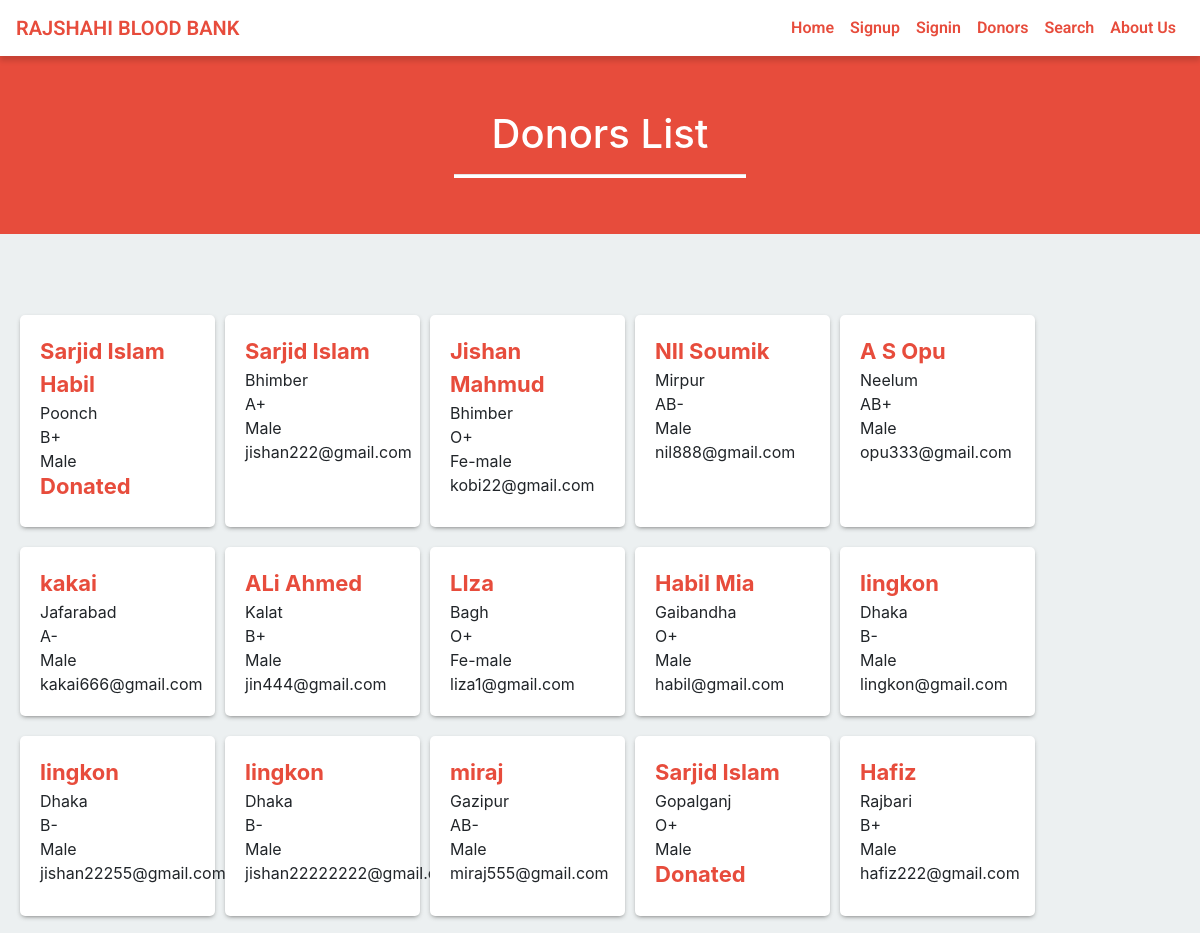
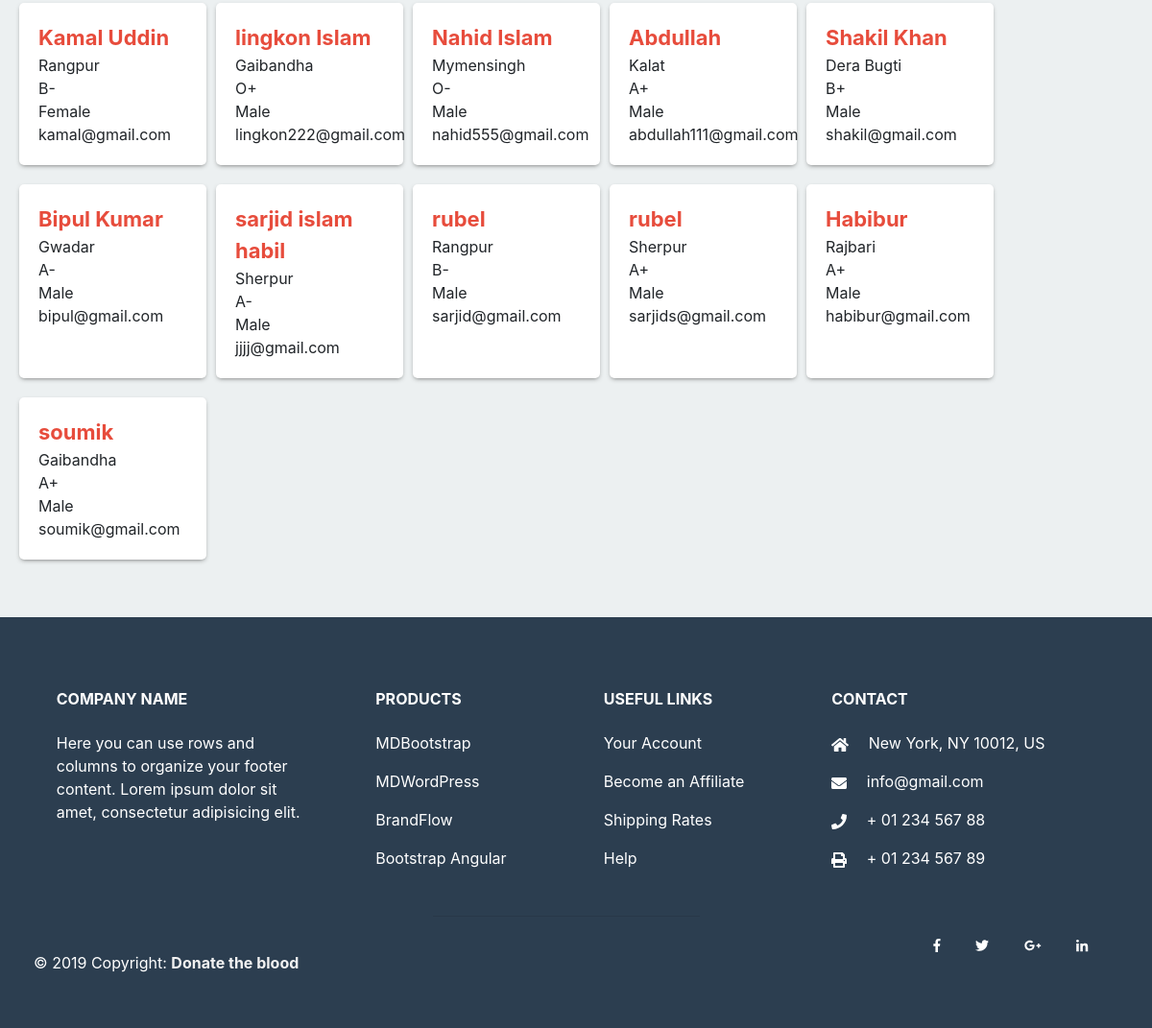
The page /donor.php on the database its author committed (2 pictures, top to bottom).
### tables this page shows
CREATE TABLE IF NOT EXISTS `donor` (
  `id` int(11) NOT NULL AUTO_INCREMENT,
  `name` varchar(50) NOT NULL,
  `blood_group` varchar(11) NOT NULL,
  `gender` varchar(11) NOT NULL,
  `email` varchar(50) NOT NULL,
  `city` varchar(50) NOT NULL,
  `dob` varchar(20) NOT NULL,
  `contact_no` varchar(16) NOT NULL,
  `save_life_date` varchar(20) NOT NULL,
  `password` varchar(50) NOT NULL,
  PRIMARY KEY (`id`)
);

### donor.php (the view, shortened to what this page needs)
<?php
	include ('include/header.php');
?>
<div class="container-fluid red-background size">
	<div class="row">
		<div class="col-md-6 offset-md-3">
			<h1 class="text-center">Donors List</h1>
			<hr class="white-bar">
		</div>
	</div>
</div>
<div class="cal-md-3 col-sm-12"></div>
<div class="container" style="padding: 60px 0;">
	<div class="row data">
		<?php
			$sql ="SELECT *FROM donor";
			$result = mysqli_query($connection, $sql);
			if (mysqli_num_rows($result) > 0) {
				while ($row = mysqli_fetch_assoc($result)) {
					if ($row['save_life_date'] == '0') {
						echo '<div class="col-md-3 col-sm-12 col-lg-2 donors_data">
						<span class="name">'.$row['name'].'</span>
						<span>'.$row['city'].'</span>
						<span>'.$row['blood_group'].'</span>
						<span>'.$row['gender'].'</span>
						<span>'.$row['email'].'</span>
						</div>';
					} else {
						echo '<div class="col-md-3 col-sm-12 col-lg-2 donors_data">
						<span class="name">'.$row['name'].'</span>
						<span>'.$row['city'].'</span>
						<span>'.$row['blood_group'].'</span>
						<span>'.$row['gender'].'</span>
						<h4 class="name test-center">Donated</h4>
						</div>';
					}
				}
			}
		?>
	</div>
</div>
<?php
	include ('include/footer.php');
?>

### include/header.php (shortened to what this page needs)
<!DOCTYPE html>
	<head>
        <link rel="stylesheet" href="css/styles.css">
        <link rel="stylesheet" type="text/css" href="bootstrap/css/bootstrap.min.css">
		<link rel="stylesheet" href="css/custom.css">
	</head>
<?php
            if (isset($_SESSION['user_id']) && !empty($_SESSION['user_id'])) {
                include 'usernav.php';
            }else {
                include 'navigation.php';
            }
?>

### include/navigation.php (shortened to what this page needs)
<body>
<nav id="mainNav" class="navbar fixed-top navbar-default navbar-expand-lg navbar-light bg-light">
  <a class="navbar-brand" href="./index.php">RAJSHAHI BLOOD BANK</a>
  <div class="collapse navbar-collapse" id="navbarTogglerDemo02">
    <ul class="navbar-nav form-inline my-2 my-lg-0">
      <li class="nav-item">
        <a class="nav-link" href="index.php">Home</a>
      </li>
      <li class="nav-item">
        <a class="nav-link" href="donate.php">Signup</a>
      </li>
      <li class="nav-item">
        <a class="nav-link" href="signin.php">Signin</a>
      </li>
      <li class="nav-item">
        <a class="nav-link" href="donor.php">Donors</a>
      </li>
      <li class="nav-item">
        <a class="nav-link" href="search.php">Search</a>
      </li>
      <li class="nav-item">
        <a class="nav-link" href="about.php">About Us</a>
      </li>
    </ul>
  </div>
</nav>

### include/footer.php (shortened to what this page needs)
			<div class="container-fluid bg-dark text-white">
				<div class="row contactus">
<footer class="page-footer font-small mdb-color pt-4">
<div class="container text-center text-md-left">
  <div class="row text-center text-md-left mt-3 pb-3">
	<div class="col-md-3 col-lg-3 col-xl-3 mx-auto mt-3">
	  <h6 class="text-uppercase mb-4 font-weight-bold">Company name</h6>
	  <p>Here you can use rows and columns to organize your footer content. Lorem ipsum dolor sit amet,
		consectetur
		adipisicing elit.</p>
	</div>
	<div class="col-md-2 col-lg-2 col-xl-2 mx-auto mt-3 ">
	  <h6 class="text-uppercase mb-4 font-weight-bold">Products</h6>
	  <p>
		<a style="color:#fff;" target="__blank"  href="#!">MDBootstrap</a>
	  </p>
	  <p>
		<a style="color:#fff;" target="__blank"  href="#!">MDWordPress</a>
	  </p>
	  <p>
		<a style="color:#fff;" target="__blank"  href="#!">BrandFlow</a>
	  </p>
	  <p>
		<a style="color:#fff;" target="__blank"  href="#!">Bootstrap Angular</a>
	  </p>
	</div>
	<div class="col-md-3 col-lg-2 col-xl-2 mx-auto mt-3">
	  <h6 class="text-uppercase mb-4 font-weight-bold">Useful links</h6>
	  <p>
		<a style="color:#fff;" target="__blank" href="#!">Your Account</a>
	  </p>
	  <p>
		<a style="color:#fff;" target="__blank"  href="#!">Become an Affiliate</a>
	  </p>
	  <p>
		<a style="color:#fff;" target="__blank"  href="#!">Shipping Rates</a>
	  </p>
	  <p>
		<a style="color:#fff;" target="__blank"  href="#!">Help</a>
	  </p>
	</div>
	<div class="col-md-4 col-lg-3 col-xl-3 mx-auto mt-3">
	  <h6 class="text-uppercase mb-4 font-weight-bold">Contact</h6>
	  <p>
		<i class="fas fa-home mr-3"></i> New York, NY 10012, US</p>
	  <p>
		<i class="fas fa-envelope mr-3"></i> info@gmail.com</p>
	  <p>
		<i class="fas fa-phone mr-3"></i> + 01 234 567 88</p>
	  <p>
		<i class="fas fa-print mr-3"></i> + 01 234 567 89</p>
	</div>
  </div>
  <hr>
  <div class="row d-flex align-items-center">
	<div class="col-md-7 col-lg-8">
	  <p class="text-center text-md-left">© 2019 Copyright:
		<a targt="_blank" href="https://mdbootstrap.com/education/bootstrap/">
		  <strong style="color: #f2f2f2;">Donate the blood</strong>
		</a>
	</p>
	</div>
	<div class="col-md-5 col-lg-4 ml-lg-0">
	  <div class="text-center text-md-right" style="padding-bottom: 40px;">
		<ul class="list-unstyled list-inline">
		  <li class="list-inline-item">
			<a target="_blank" href="www.facebook.com" class="btn-floating btn-sm rgba-white-slight mx-1">
			  <i class="fab fa-facebook-f" style="color:#fff;"></i>
			</a>
		  </li>
		  <li class="list-inline-item">
			<a target="_blank" href="www.twitter.com" class="btn-floating btn-sm rgba-white-slight mx-1">
			  <i class="fab fa-twitter" style="color: #fff;"></i>
			</a>
		  </li>
		  <li class="list-inline-item">
			<a target="_blank" href="www.googleplus.com" class="btn-floating btn-sm rgba-white-slight mx-1">
			  <i style="color: #fff;" class="fab fa-google-plus-g" ></i>
			</a>
		  </li>
		  <li class="list-inline-item">
			<a target="_blank" href="www.linkedin.com" class="btn-floating btn-sm rgba-white-slight mx-1">
			  <i style="color: #fff;" class="fab fa-linkedin-in"></i>
			</a>
		  </li>
		</ul>
	  </div>
	</div>
  </div>
</div>
</footer>
				</div>
			</div>
	</body>
</html>

### css/styles.css (style rules this page uses)
body { background: #f1f4f7; padding-top: 50px; color: #5f6468; font-family: "Roboto", sans-serif; }
p { color: #777; }
a, a:hover, a:focus { color: #e74c3c; }
h1, h2, h3, h4, h5, h6 { color: #5f6468; }
h1 { font-weight: 300; font-size: 40px; }
h3, h4 { font-weight: 300; }
.navbar-nav li a { color: #e74c3c !important; }
.size { min-height: 0px; padding: 60px 0 40px 0; }
h1 { color: white; }

### css/custom.css (style rules this page uses)
.navbar-brand, .nav-link { color: #e74c3c !important; }
.navbar-default { background-color: #E8EAED !important; border-color: rgba(34, 34, 34, 0.05); font-family: 'Roboto', 'Helvetica Neue', Arial, sans-serif; -webkit-transition: all 0.35s; -moz-transition: all 0.35s; transition: all 0.35s; }
@media (min-width: 768px) { .navbar-default { background-color: white !important; border-color: rgba(255, 255, 255, 0.3); } }
nav { -webkit-box-shadow: 0px 5px 5px 0px rgba(0,0,0,0.14); -moz-box-shadow: 0px 5px 5px 0px rgba(0,0,0,0.14); box-shadow: 0px 5px 5px 0px rgba(0,0,0,0.14); font-family: 'Roboto', sans-serif; font-weight: 600; }
body { background-color: #ecf0f1; width: 100%; overflow-x: hidden; }
.white-bar { height: 3px; width: 50%; color: white; background-color: white; }
.red-background { background-color: #e74c3c; min-height: 460px; height: auto; padding: 10px }
.contactus { padding: 20px; background-color: #2c3e50; }
.contactus hr { width: 25% !important; }
.contactus p { color: white; }

### donor.php (style rules this page uses)
.size { min-height: 0px; padding: 60px 0 40px 0; }
h1 { color: white; }
span { display: block; }
.name { color: #e74c3c; font-size: 22px; font-weight: 700; }
.donors_data { background-color: white; border-radius: 5px; margin:20px 5px 0px 5px; -webkit-box-shadow: 0px 2px 5px -2px rgba(89,89,89,0.95); -moz-box-shadow: 0px 2px 5px -2px rgba(89,89,89,0.95); box-shadow: 0px 2px 5px -2px rgba(89,89,89,0.95); padding: 20px; }

### rows shown on the page
donor: name "Sarjid Islam Habil", city "Poonch", blood_group "B+", gender "Male"
donor: name "Sarjid Islam", city "Bhimber", blood_group "A+", gender "Male", email "jishan222@gmail.com"
donor: name "Jishan Mahmud", city "Bhimber", blood_group "O+", gender "Fe-male", email "kobi22@gmail.com"
donor: name "NIl Soumik", city "Mirpur", blood_group "AB-", gender "Male", email "nil888@gmail.com"
donor: name "A S Opu", city "Neelum", blood_group "AB+", gender "Male", email "opu333@gmail.com"
donor: name "kakai", city "Jafarabad", blood_group "A-", gender "Male", email "kakai666@gmail.com"
donor: name "ALi Ahmed", city "Kalat", blood_group "B+", gender "Male", email "jin444@gmail.com"
donor: name "LIza", city "Bagh", blood_group "O+", gender "Fe-male", email "liza1@gmail.com"
donor: name "Habil Mia", city "Gaibandha", blood_group "O+", gender "Male", email "habil@gmail.com"
donor: name "lingkon", city "Dhaka", blood_group "B-", gender "Male", email "lingkon@gmail.com"
donor: name "lingkon", city "Dhaka", blood_group "B-", gender "Male", email "jishan22255@gmail.com"
donor: name "lingkon", city "Dhaka", blood_group "B-", gender "Male", email "jishan22222222@gmail.com"
donor: name "miraj", city "Gazipur", blood_group "AB-", gender "Male", email "miraj555@gmail.com"
donor: name "Sarjid Islam", city "Gopalganj", blood_group "O+", gender "Male"
donor: name "Hafiz", city "Rajbari", blood_group "B+", gender "Male", email "hafiz222@gmail.com"
donor: name "Kamal Uddin", city "Rangpur", blood_group "B-", gender "Female", email "kamal@gmail.com"
donor: name "lingkon Islam", city "Gaibandha", blood_group "O+", gender "Male", email "lingkon222@gmail.com"
donor: name "Nahid Islam", city "Mymensingh", blood_group "O-", gender "Male", email "nahid555@gmail.com"
donor: name "Abdullah", city "Kalat", blood_group "A+", gender "Male", email "abdullah111@gmail.com"
donor: name "Shakil Khan", city "Dera Bugti", blood_group "B+", gender "Male", email "shakil@gmail.com"
donor: name "Bipul Kumar", city "Gwadar", blood_group "A-", gender "Male", email "bipul@gmail.com"
donor: name "sarjid islam habil", city "Sherpur", blood_group "A-", gender "Male", email "jjjj@gmail.com"
donor: name "rubel", city "Rangpur", blood_group "B-", gender "Male", email "sarjid@gmail.com"
donor: name "rubel", city "Sherpur", blood_group "A+", gender "Male", email "sarjids@gmail.com"
donor: name "Habibur", city "Rajbari", blood_group "A+", gender "Male", email "habibur@gmail.com"
donor: name "soumik", city "Gaibandha", blood_group "A+", gender "Male", email "soumik@gmail.com"
